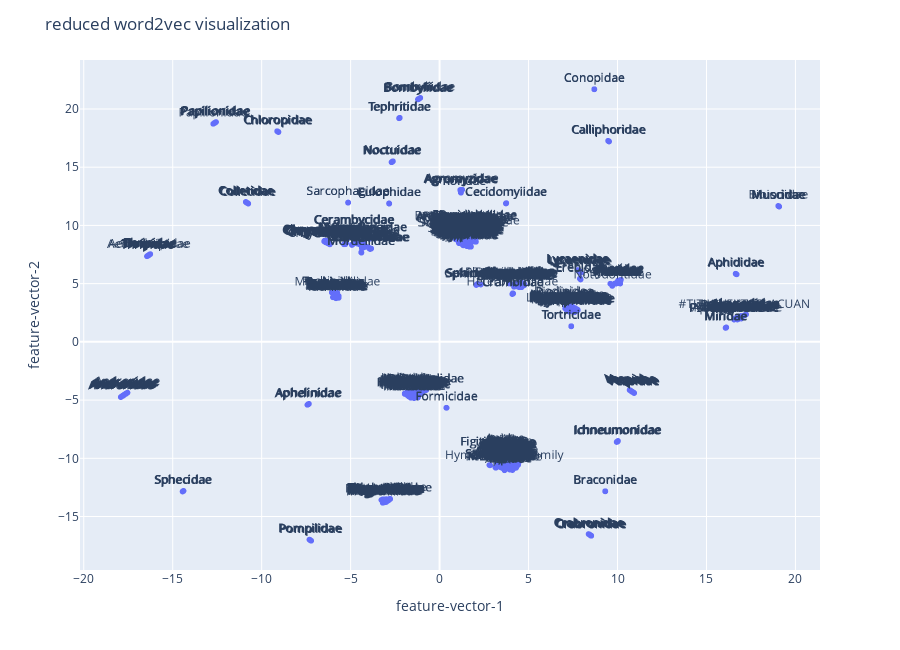

The notebook cell saved with this chart:
### Code cell
# visualisasi

# Reduce the dimensions of entity embeddings to represent them in a 2D plane.
X= UMAP().fit_transform(embeddings)
df_umap=pd.DataFrame(X,columns=['feature-vector-1','feature-vector-2'])


text=[]
labels=[]
for x in transformer._entities:
    if(x!="http://pyRDF2Vec#SERANGGA_ACUAN"):
        text.append(gnx.nodes[x.split("#")[-1]]['famili'].split('_')[-1])
        labels.append(gnx.nodes[x.split("#")[-1]]['label'])
    else:
        text.append("#TITIK_VEKTOR_ACUAN")
        labels.append("#TITIK_VEKTOR_ACUAN")
df_umap['text']=text
df_umap['labels']=labels

# # gnx.nodes[x.split("#")[-1]]['label']
# df_umap['text']=list(map(lambda x: x.split("#")[-1],transformer._entities))
fig = px.scatter(df_umap, x='feature-vector-1',y='feature-vector-2',text='text',hover_name='labels')
fig.update_traces(textposition='top center')
fig.update_layout(
    height=650,
    title_text='reduced word2vec visualization'
)
fig.show()

### Figure 1 — Plotly figure (JSON) as saved in the notebook; plotly's stock layout.template omitted (floating-point values rounded to 4 significant figures; data arrays with more than 128 entries replaced by an {"elided": "..."} marker saying what was removed)
{"data": [{"hovertemplate": "<b>%{hovertext}</b><br><br>feature-vector-1=%{x}<br>feature-vector-2=%{y}<br>text=%{text}<extra></extra>", "hovertext": {"elided": "1084 str values"}, "legendgroup": "", "marker": {"color": "#636efa", "symbol": "circle"}, "mode": "markers+text", "name": "", "showlegend": false, "text": {"elided": "1084 str values"}, "textposition": "top center", "type": "scattergl", "x": {"elided": "1084 float values"}, "xaxis": "x", "y": {"elided": "1084 float values"}, "yaxis": "y"}], "layout": {"height": 650, "legend": {"tracegroupgap": 0}, "margin": {"t": 60}, "title": {"text": "reduced word2vec visualization"}, "xaxis": {"anchor": "y", "domain": [0, 1], "title": {"text": "feature-vector-1"}}, "yaxis": {"anchor": "x", "domain": [0, 1], "title": {"text": "feature-vector-2"}}}}
